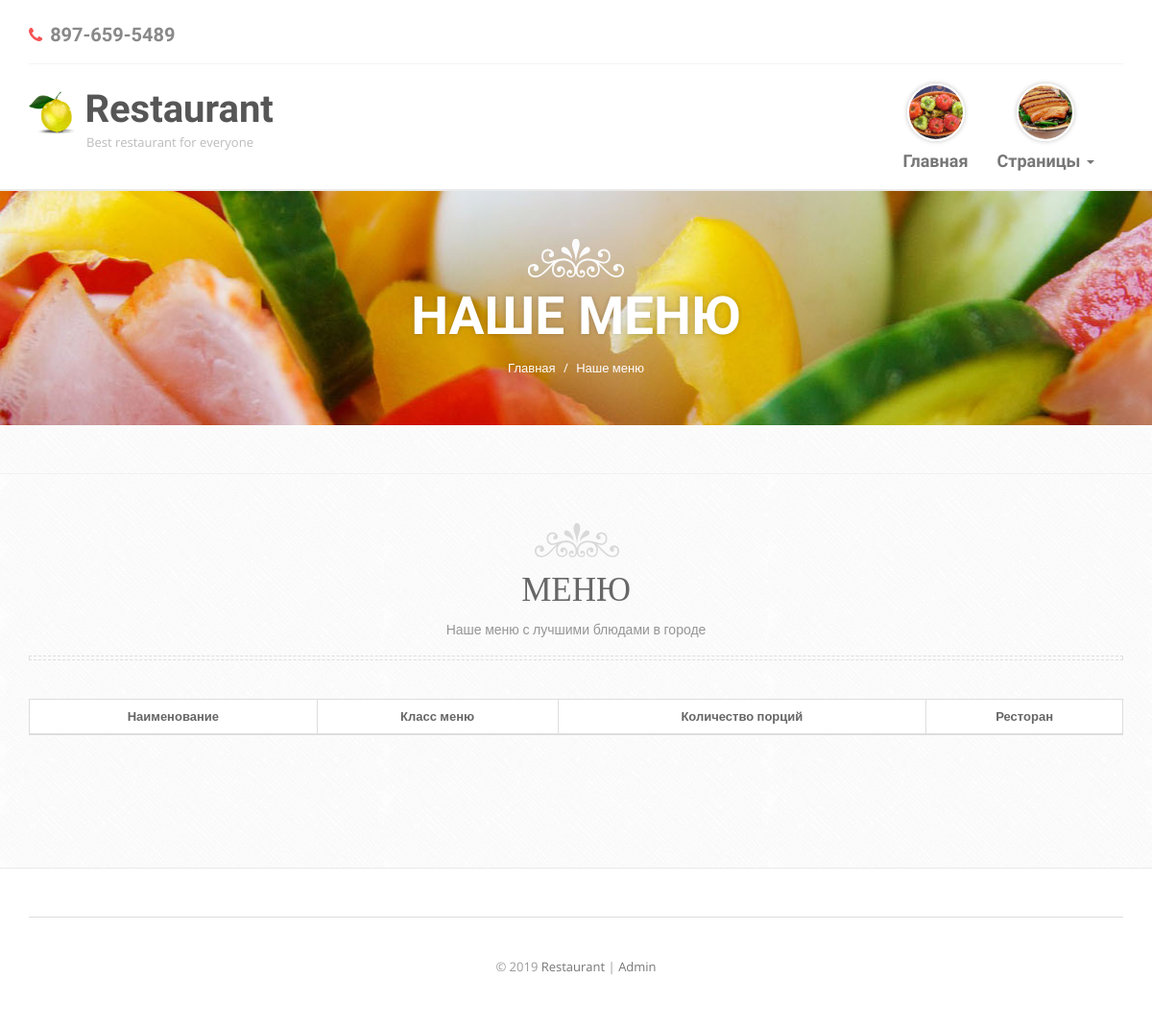
Page /menu.php on the earlier database version.
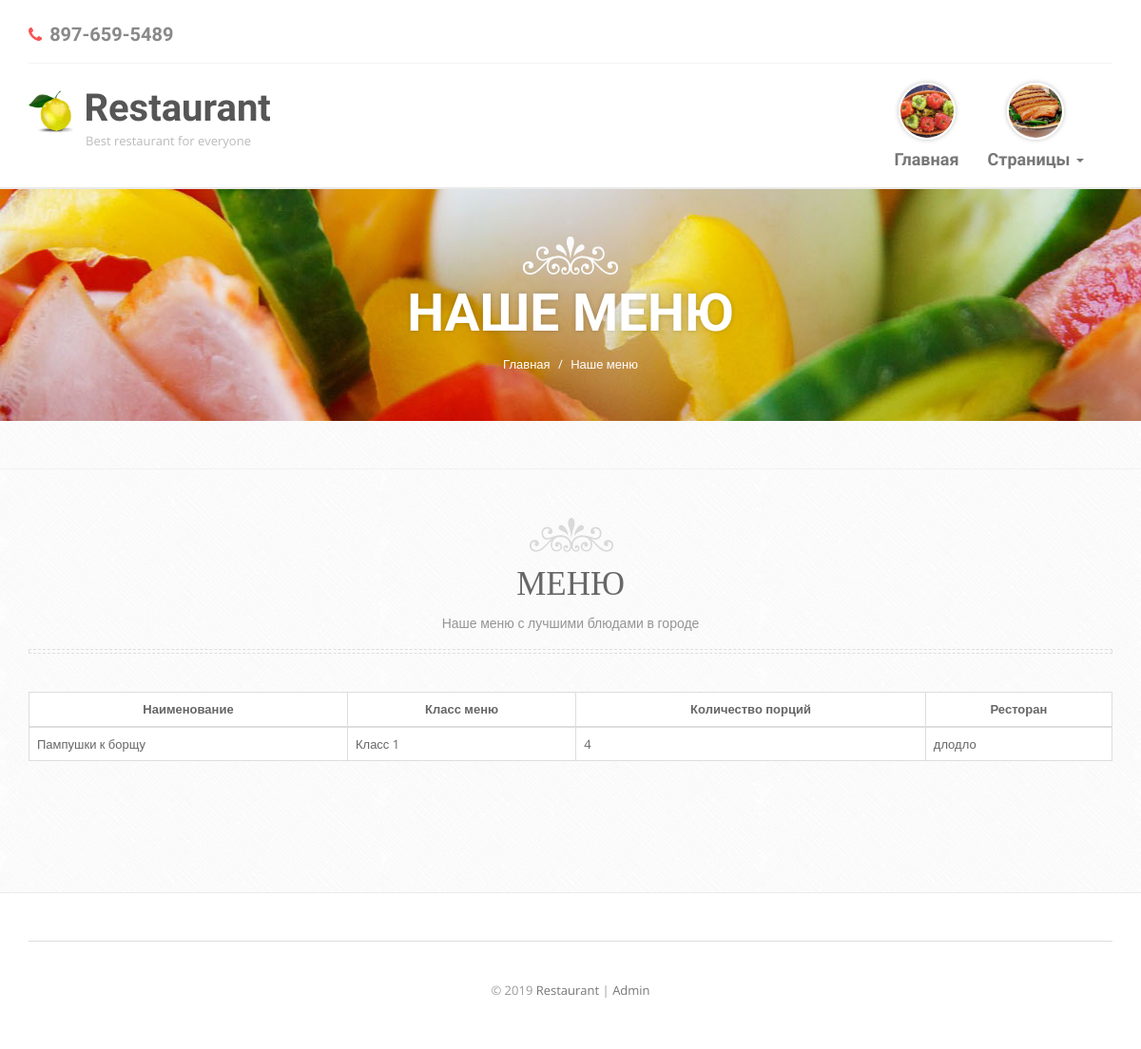
Same page on the later database version.
### tables this page shows
CREATE TABLE `menu` (
  `id_item` int(11) NOT NULL,
  `del_title` varchar(100) DEFAULT NULL,
  `class_menu` varchar(100) DEFAULT NULL,
  `number_peace_menu` int(11) DEFAULT NULL,
  `restorans_id_restoran` int(11) NOT NULL
);

CREATE TABLE `restorans` (
  `id_restoran` int(11) NOT NULL,
  `number_phone_restoran` varchar(10) NOT NULL,
  `email` char(100) NOT NULL,
  `address` varchar(100) NOT NULL,
  `description` text DEFAULT NULL,
  `resto_title` varchar(145) NOT NULL
);

### Dbsettings.php (called while the page is built)
<?php
$host     = '127.0.0.1';
$user     = 'root';
$password = '';
$db_name  = 'restaurant';

### DB.php (called while the page is built, shortened)
<?php
class DB
{
    protected $connetion;
    public function __construct($host, $user, $password, $db_name)
    {
        $this->connetion = new mysqli($host, $user, $password, $db_name);
    }
    public function query($sql)
    {
        $result = $this->connetion->query($sql);
        if (is_bool($result)) {
            return $result;
        }
        $data = array();
        while ($row = mysqli_fetch_assoc($result)) {
            $data[] = $row;
        }
        return $data;
    }
}

### public/menu.php (the view, shortened to what this page needs)
<?php
$title = "Наше меню";
require_once('../Dbsettings.php');
require_once('../DB.php');
include_once('header.php');
?>
    <div class="banner padd">
        <div class="container">
            <img class="img-responsive" src="img/crown-white.png" alt=""/>
            <h2 class="white"><?= $title ?></h2>
            <ol class="breadcrumb">
                <li><a href="index.php">Главная</a></li>
                <li class="active"><?= $title ?></li>
            </ol>
        </div>
    </div>
    <div class="inner-page padd">
        <div class="menu padd">
            <div class="container">
                <div class="default-heading">
                    <img class="img-responsive" src="img/crown.png" alt=""/>
                    <h2>Меню</h2>
                    <p>Наше меню с лучшими блюдами в городе</p>
                    <div class="border"></div>
                </div>
                <table class="table table-bordered table-hover">
                    <thead>
                    <tr>
                        <th scope="col" class="text-center">Наименование</th>
                        <th scope="col" class="text-center">Класс меню</th>
                        <th scope="col" class="text-center">Количество порций</th>
                        <th scope="col" class="text-center">Ресторан</th>
                    </tr>
                    </thead>
                    <tbody>
                    <?php
                    try {
                    $db = new DB($host, $user, $password, $db_name);
                    $menu = $db->query("SELECT * FROM menu, restorans WHERE menu.restorans_id_restoran = restorans.id_restoran");
                    foreach ($menu as $menuitem) {
                        ?>
                        <tr>
                            <td><?php echo $menuitem["del_title"]; ?></td>
                            <td><?php echo $menuitem["class_menu"]; ?></td>
                            <td><?php echo $menuitem["number_peace_menu"]; ?></td>
                            <td><?php echo $menuitem["resto_title"]; ?></td>
                        </tr>
                    <?php }
                    ?>
                    </tbody>
                </table>
                <?php
                } catch
                (Exception $e) {
                    echo $e->getMessage() . ':(';
                }
                ?>
            </div>
        </div>
    </div>
<?php include_once('footer.php'); ?>

Differences in the rows shown:
added menu: del_title "Пампушки к борщу", class_menu "Класс 1", number_peace_menu "4", restorans_id_restoran.resto_title "длодло"
